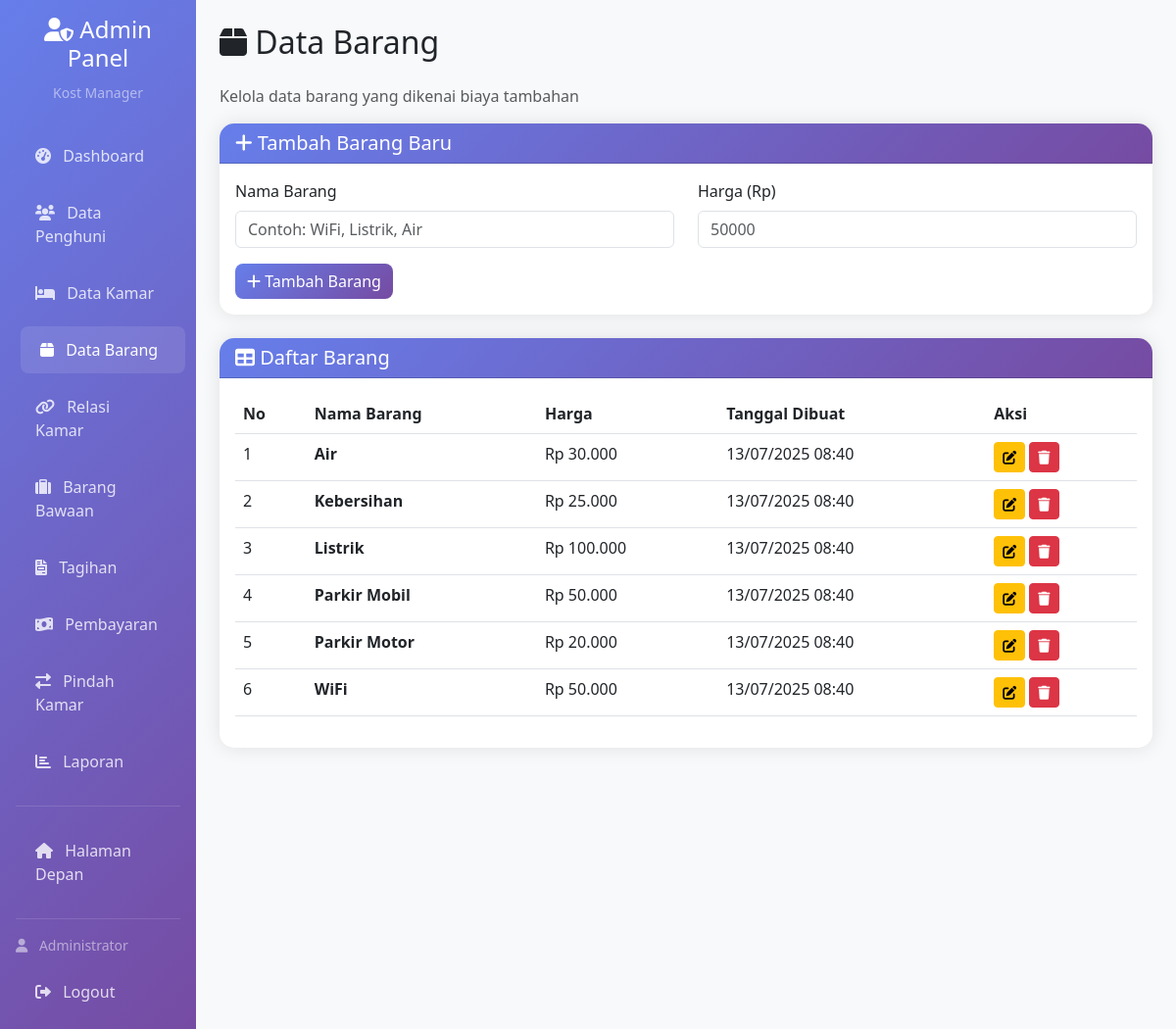
/admin/barang.php (signed in), run on the app's committed database.
### tables this page shows
CREATE TABLE IF NOT EXISTS tb_barang (
    id INT AUTO_INCREMENT PRIMARY KEY,
    nama VARCHAR(100) NOT NULL,
    harga DECIMAL(10,2) NOT NULL,
    created_at TIMESTAMP DEFAULT CURRENT_TIMESTAMP,
    updated_at TIMESTAMP DEFAULT CURRENT_TIMESTAMP ON UPDATE CURRENT_TIMESTAMP
);

### admin/barang.php (the view, shortened to what this page needs)
<?php
include '../database/config.php';
$edit_data = null;
?>
<!DOCTYPE html>
<html lang="id">
<head>
    <link href="https://cdn.jsdelivr.net/npm/bootstrap@5.3.0/dist/css/bootstrap.min.css" rel="stylesheet">
    <link href="https://cdnjs.cloudflare.com/ajax/libs/font-awesome/6.0.0/css/all.min.css" rel="stylesheet">
</head>
<body>
    <div class="container-fluid">
        <div class="row">
            <div class="col-md-3 col-lg-2 px-0">
                <div class="sidebar p-3">
                    <div class="text-center mb-4">
                        <h4 class="text-white"><i class="fas fa-user-shield"></i> Admin Panel</h4>
                        <small class="text-white-50">Kost Manager</small>
                    </div>
                    <nav class="nav flex-column">
                        <a class="nav-link" href="index.php">
                            <i class="fas fa-tachometer-alt me-2"></i> Dashboard
                        </a>
                        <a class="nav-link" href="penghuni.php">
                            <i class="fas fa-users me-2"></i> Data Penghuni
                        </a>
                        <a class="nav-link" href="kamar.php">
                            <i class="fas fa-bed me-2"></i> Data Kamar
                        </a>
                        <a class="nav-link active" href="barang.php">
                            <i class="fas fa-box me-2"></i> Data Barang
                        </a>
                        <a class="nav-link" href="relasi_kamar.php">
                            <i class="fas fa-link me-2"></i> Relasi Kamar
                        </a>
                        <a class="nav-link" href="barang_bawaan.php">
                            <i class="fas fa-suitcase me-2"></i> Barang Bawaan
                        </a>
                        <a class="nav-link" href="tagihan.php">
                            <i class="fas fa-file-invoice me-2"></i> Tagihan
                        </a>
                        <a class="nav-link" href="pembayaran.php">
                            <i class="fas fa-money-bill-wave me-2"></i> Pembayaran
                        </a>
                        <a class="nav-link" href="pindah_kamar.php">
                            <i class="fas fa-exchange-alt me-2"></i> Pindah Kamar
                        </a>
                        <a class="nav-link" href="laporan.php">
                            <i class="fas fa-chart-bar me-2"></i> Laporan
                        </a>
                        <hr class="text-white-50">
                        <a class="nav-link" href="../index.php">
                            <i class="fas fa-home me-2"></i> Halaman Depan
                        </a>
                        <hr class="text-white-50">
                        <div class="text-white-50 small mb-2">
                            <i class="fas fa-user me-2"></i> <?php echo htmlspecialchars($_SESSION['admin_nama']); ?>
                        </div>
                        <a class="nav-link" href="logout.php" onclick="return confirm('Yakin ingin logout?')">
                            <i class="fas fa-sign-out-alt me-2"></i> Logout
                        </a>
                    </nav>
                </div>
            </div>
            <div class="col-md-9 col-lg-10 main-content p-4">
                <div class="row">
                    <div class="col-12">
                        <h2 class="mb-4"><i class="fas fa-box"></i> Data Barang</h2>
                        <p class="text-muted">Kelola data barang yang dikenai biaya tambahan</p>
                    </div>
                </div>
                <div class="card mb-4">
                    <div class="card-header">
                        <h5 class="mb-0">
                            <i class="fas fa-plus"></i>
                            <?php echo $edit_data ? 'Edit Data Barang' : 'Tambah Barang Baru'; ?>
                        </h5>
                    </div>
                    <div class="card-body">
                        <form method="POST">
                            <div class="row">
                                <div class="col-md-6">
                                    <div class="mb-3">
                                        <label for="nama" class="form-label">Nama Barang</label>
                                        <input type="text" class="form-control" id="nama" name="nama"
                                               value="<?php echo $edit_data ? $edit_data['nama'] : ''; ?>"
                                               placeholder="Contoh: WiFi, Listrik, Air" required>
                                    </div>
                                </div>
                                <div class="col-md-6">
                                    <div class="mb-3">
                                        <label for="harga" class="form-label">Harga (Rp)</label>
                                        <input type="number" class="form-control" id="harga" name="harga"
                                               value="<?php echo $edit_data ? $edit_data['harga'] : ''; ?>"
                                               min="0" step="1000" placeholder="50000" required>
                                    </div>
                                </div>
                            </div>
                            <div class="d-flex gap-2">
                                <?php if ($edit_data): ?>
                                    <button type="submit" name="update" class="btn btn-primary">
                                        <i class="fas fa-save"></i> Update Data
                                    </button>
                                    <a href="barang.php" class="btn btn-secondary">
                                        <i class="fas fa-times"></i> Batal
                                    </a>
                                <?php else: ?>
                                    <button type="submit" name="tambah" class="btn btn-primary">
                                        <i class="fas fa-plus"></i> Tambah Barang
                                    </button>
                                <?php endif; ?>
                            </div>
                        </form>
                    </div>
                </div>
                <div class="card">
                    <div class="card-header">
                        <h5 class="mb-0"><i class="fas fa-table"></i> Daftar Barang</h5>
                    </div>
                    <div class="card-body">
                        <div class="table-responsive">
                            <table class="table table-hover">
                                <thead>
                                    <tr>
                                        <th>No</th>
                                        <th>Nama Barang</th>
                                        <th>Harga</th>
                                        <th>Tanggal Dibuat</th>
                                        <th>Aksi</th>
                                    </tr>
                                </thead>
                                <tbody>
                                    <?php
                                    $query = "SELECT * FROM tb_barang ORDER BY nama";
                                    $result = mysqli_query($conn, $query);
                                    $no = 1;
                                    while ($row = mysqli_fetch_assoc($result)) {
                                        echo "<tr>";
                                        echo "<td>" . $no++ . "</td>";
                                        echo "<td><strong>" . htmlspecialchars($row['nama']) . "</strong></td>";
                                        echo "<td>Rp " . number_format($row['harga'], 0, ',', '.') . "</td>";
                                        echo "<td>" . date('d/m/Y H:i', strtotime($row['created_at'])) . "</td>";
                                        echo "<td>";
                                        echo "<a href='?edit=" . $row['id'] . "' class='btn btn-sm btn-warning me-1'><i class='fas fa-edit'></i></a>";
                                        echo "<a href='?hapus=" . $row['id'] . "' class='btn btn-sm btn-danger' onclick='return confirm(\"Yakin ingin menghapus data ini?\")'><i class='fas fa-trash'></i></a>";
                                        echo "</td>";
                                        echo "</tr>";
                                    }
                                    ?>
                                </tbody>
                            </table>
                        </div>
                    </div>
                </div>
            </div>
        </div>
    </div>
</body>
</html>

### admin/barang.php (style rules this page uses)
.sidebar { min-height: 100vh; background: linear-gradient(135deg, #667eea 0%, #764ba2 100%); }
.sidebar .nav-link { color: rgba(255,255,255,0.8); padding: 12px 20px; margin: 5px 0; border-radius: 8px; transition: all 0.3s; }
.sidebar .nav-link:hover, .sidebar .nav-link.active { color: white; background: rgba(255,255,255,0.1); transform: translateX(5px); }
.main-content { background-color: #f8f9fa; min-height: 100vh; }
.card { border: none; border-radius: 15px; box-shadow: 0 0 20px rgba(0,0,0,0.1); }
.card-header { background: linear-gradient(135deg, #667eea 0%, #764ba2 100%); color: white; border-radius: 15px 15px 0 0 !important; }
.btn-primary { background: linear-gradient(135deg, #667eea 0%, #764ba2 100%); border: none; border-radius: 8px; }

### data on the page
tb_barang: nama "Air", harga "30.000", created_at "13/07/2025 08:40"
tb_barang: nama "Kebersihan", harga "25.000", created_at "13/07/2025 08:40"
tb_barang: nama "Listrik", harga "100.000", created_at "13/07/2025 08:40"
tb_barang: nama "Parkir Mobil", harga "50.000", created_at "13/07/2025 08:40"
tb_barang: nama "Parkir Motor", harga "20.000", created_at "13/07/2025 08:40"
tb_barang: nama "WiFi", harga "50.000", created_at "13/07/2025 08:40"

### other printed values
$_SESSION['admin_nama'] "Administrator"
